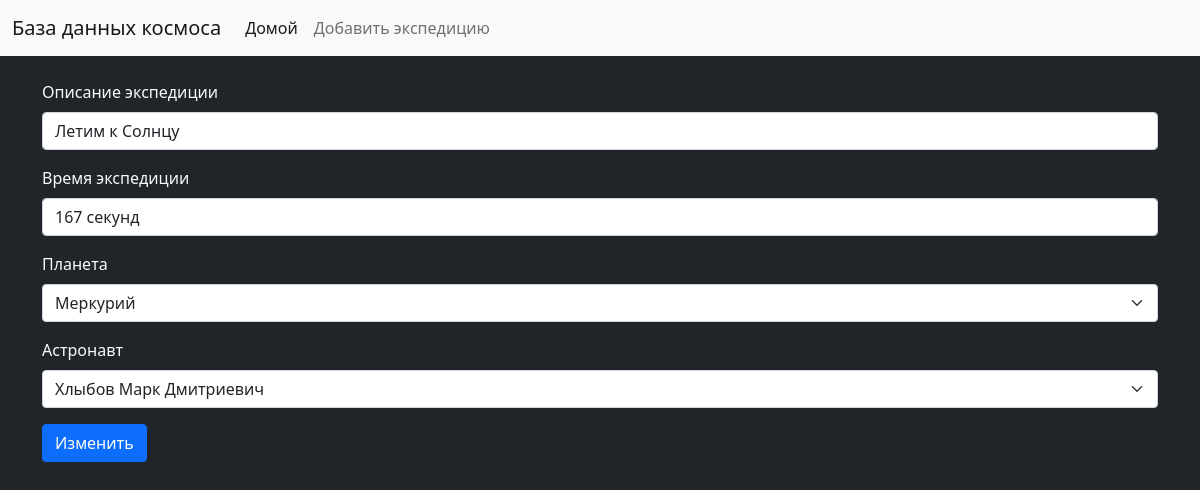
Screenshot of /2/change with the database file from the repository.
### Space/models.py (models this page shows, shortened)
class Expedition(models.Model):
    class Meta:
        verbose_name = "Экспедиция"
        verbose_name_plural = "Экспедиции"
    expeditionId = models.AutoField(verbose_name='ID экспедиции', primary_key=True, unique=True)
    report = models.CharField(verbose_name='Описание экспедиции', max_length=255)
    expedition_time = models.CharField(verbose_name='Время экспедиции', max_length=255)
    planetId = models.ForeignKey(Planet, verbose_name='ID планеты', on_delete=models.SET(-1))
    astronautId = models.ForeignKey(Astronaut, verbose_name='ID астронавта', on_delete=models.SET(-1))

class Planet(models.Model):
    class Meta:
        verbose_name = "Планета"
        verbose_name_plural = "Планеты"
    planetId = models.AutoField(verbose_name='ID планеты', primary_key=True, unique=True)
    name = models.CharField(verbose_name='Название планеты', max_length=255)
    number_of_satellites = models.IntegerField(verbose_name='Количество спутников')
    def __str__(self):
        return str(self.name)

class Astronaut(models.Model):
    class Meta:
        verbose_name = "Астронавт"
        verbose_name_plural = "Астронавты"
    astronautId = models.AutoField(verbose_name='ID астронавта', primary_key=True, unique=True)
    fio = models.CharField(verbose_name='ФИО астронавта', max_length=255)
    age = models.IntegerField(verbose_name='Возраст астронавта')
    number_of_flights = models.IntegerField(verbose_name='Количество полётов астронавта')
    def __str__(self):
        return str(self.fio)

### Space/views.py (the view)
# urls.py: path('<int:pk>/change', views.ExpeditionChange.as_view(), name='change')
class ExpeditionChange(UpdateView):
    model = Expedition
    template_name = 'Space/change.html'
    form_class = ExpeditionForm

### Space/forms.py
class ExpeditionForm(ModelForm):
    class Meta:
        planets = Planet.objects.all()
        astronauts = Astronaut.objects.all()
        model = Expedition
        fields = ['expedition_time', 'report', 'planetId', 'astronautId']
        widgets = {
            'expedition_time': TextInput(attrs={
                'class': 'form-control'
            }),
            'report': TextInput(attrs={
                'class': 'form-control'
            }),
            'planetId': Select(choices=planets, attrs={
                'class': 'form-select',
            }),
            'astronautId': Select(choices=astronauts, attrs={
                'class': 'form-select'
            })
        }

### Space/templates/Space/change.html (shortened to what this page needs)
{% extends 'Space/base.html' %}
{% block content %}
<form method="post" class="container text-light mt-4">
    <div class="mb-3">
        <label class="form-label">Описание экспедиции</label>
        {{ form.report }}
    </div>
    <div class="mb-3">
        <label class="form-label">Время экспедиции</label>
        {{ form.expedition_time }}
    </div>
     <div class="mb-3">
        <label class="form-label ">Планета</label>
         {{ form.planetId }}
    </div>
   <div class="mb-3">
        <label class="form-label ">Астронавт</label>
         {{ form.astronautId }}
    </div>
    <button type="submit" class="btn btn-primary">Изменить</button>
</form>
{% endblock %}

### rows the page displays
Expedition: report "Летим к Солнцу", expedition_time "167 секунд"
Planet: planetId "Меркурий"
Astronaut: astronautId "Хлыбов Марк Дмитриевич"
